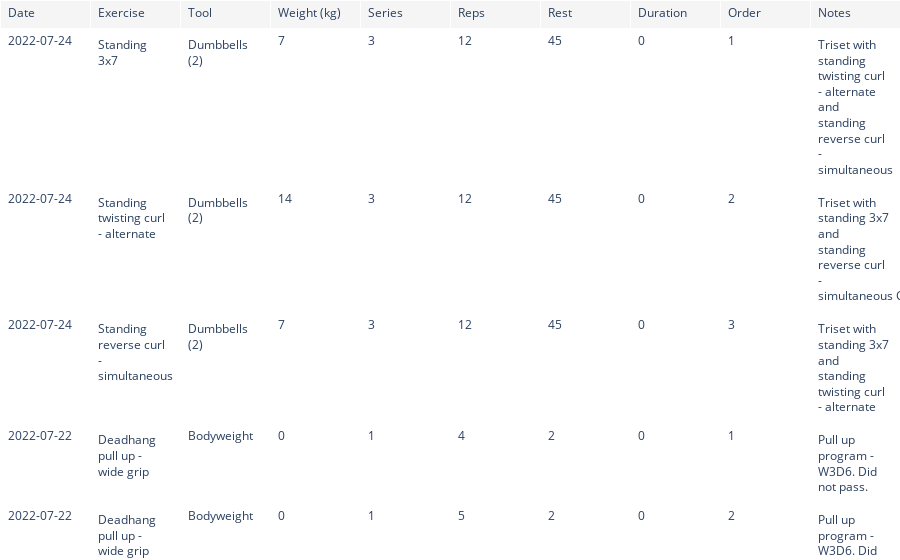

Notebook source saved alongside this figure:
### Code cell
fig = go.Figure(data=[go.Table(
    header=dict(values=df.columns,
                fill_color="whitesmoke",
                align="left"),
    cells=dict(values=[df[col] for col in df.columns],
               fill_color="white",
               align="left"))
])

fig.update_layout(custom_layout)

fig.show()

### Figure 1 — Plotly figure (JSON) as saved in the notebook; plotly's stock layout.template omitted (floating-point values rounded to 4 significant figures; data arrays with more than 128 entries replaced by an {"elided": "..."} marker saying what was removed)
{"data": [{"cells": {"align": "left", "fill": {"color": "white"}, "values": {"elided": "10x57 mixed values"}}, "header": {"align": "left", "fill": {"color": "whitesmoke"}, "values": ["Date", "Exercise", "Tool", "Weight (kg)", "Series", "Reps", "Rest", "Duration", "Order", "Notes"]}, "type": "table"}], "layout": {"autosize": true, "margin": {"b": 0, "l": 0, "r": 0, "t": 0}}}
